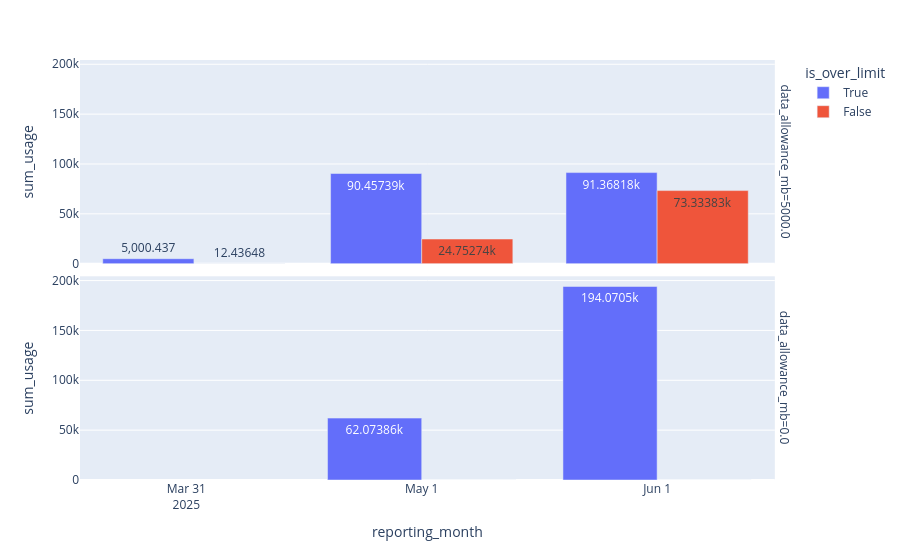

Notebook source saved alongside this figure:
### Code cell
fig = px.bar(df_q2b, x="reporting_month", y="sum_usage", color="is_over_limit", barmode='group', text_auto=True, facet_row='data_allowance_mb')
fig.show()

### Figure 1 — Plotly figure (JSON) as saved in the notebook; plotly's stock layout.template omitted (floating-point values rounded to 4 significant figures)
{"data": [{"alignmentgroup": "True", "hovertemplate": "is_over_limit=True<br>data_allowance_mb=5000.0<br>reporting_month=%{x}<br>sum_usage=%{y}<extra></extra>", "legendgroup": "True", "marker": {"color": "#636efa", "pattern": {"shape": ""}}, "name": "True", "offsetgroup": "True", "orientation": "v", "showlegend": true, "textposition": "auto", "texttemplate": "%{y}", "type": "bar", "x": ["2025-05-01T00:00:00.000000", "2025-04-01T00:00:00.000000", "2025-06-01T00:00:00.000000"], "xaxis": "x2", "y": [90460.0, 5000.0, 91370.0], "yaxis": "y2"}, {"alignmentgroup": "True", "hovertemplate": "is_over_limit=True<br>data_allowance_mb=0.0<br>reporting_month=%{x}<br>sum_usage=%{y}<extra></extra>", "legendgroup": "True", "marker": {"color": "#636efa", "pattern": {"shape": ""}}, "name": "True", "offsetgroup": "True", "orientation": "v", "showlegend": false, "textposition": "auto", "texttemplate": "%{y}", "type": "bar", "x": ["2025-06-01T00:00:00.000000", "2025-05-01T00:00:00.000000"], "xaxis": "x", "y": [194100.0, 62070.0], "yaxis": "y"}, {"alignmentgroup": "True", "hovertemplate": "is_over_limit=False<br>data_allowance_mb=5000.0<br>reporting_month=%{x}<br>sum_usage=%{y}<extra></extra>", "legendgroup": "False", "marker": {"color": "#EF553B", "pattern": {"shape": ""}}, "name": "False", "offsetgroup": "False", "orientation": "v", "showlegend": true, "textposition": "auto", "texttemplate": "%{y}", "type": "bar", "x": ["2025-04-01T00:00:00.000000", "2025-06-01T00:00:00.000000", "2025-05-01T00:00:00.000000"], "xaxis": "x2", "y": [12.44, 73330.0, 24750.0], "yaxis": "y2"}, {"alignmentgroup": "True", "hovertemplate": "is_over_limit=False<br>data_allowance_mb=0.0<br>reporting_month=%{x}<br>sum_usage=%{y}<extra></extra>", "legendgroup": "False", "marker": {"color": "#EF553B", "pattern": {"shape": ""}}, "name": "False", "offsetgroup": "False", "orientation": "v", "showlegend": false, "textposition": "auto", "texttemplate": "%{y}", "type": "bar", "x": ["2025-05-01T00:00:00.000000", "2025-06-01T00:00:00.000000"], "xaxis": "x", "y": [0.0, 0.0], "yaxis": "y"}], "layout": {"annotations": [{"font": {}, "showarrow": false, "text": "data_allowance_mb=0.0", "textangle": 90, "x": 0.98, "xanchor": "left", "xref": "paper", "y": 0.2425, "yanchor": "middle", "yref": "paper"}, {"font": {}, "showarrow": false, "text": "data_allowance_mb=5000.0", "textangle": 90, "x": 0.98, "xanchor": "left", "xref": "paper", "y": 0.7575, "yanchor": "middle", "yref": "paper"}], "barmode": "group", "legend": {"title": {"text": "is_over_limit"}, "tracegroupgap": 0}, "margin": {"t": 60}, "xaxis": {"anchor": "y", "domain": [0, 0.98], "title": {"text": "reporting_month"}}, "xaxis2": {"anchor": "y2", "domain": [0, 0.98], "matches": "x", "showticklabels": false}, "yaxis": {"anchor": "x", "domain": [0, 0.485], "title": {"text": "sum_usage"}}, "yaxis2": {"anchor": "x2", "domain": [0.515, 1], "matches": "y", "title": {"text": "sum_usage"}}}}
